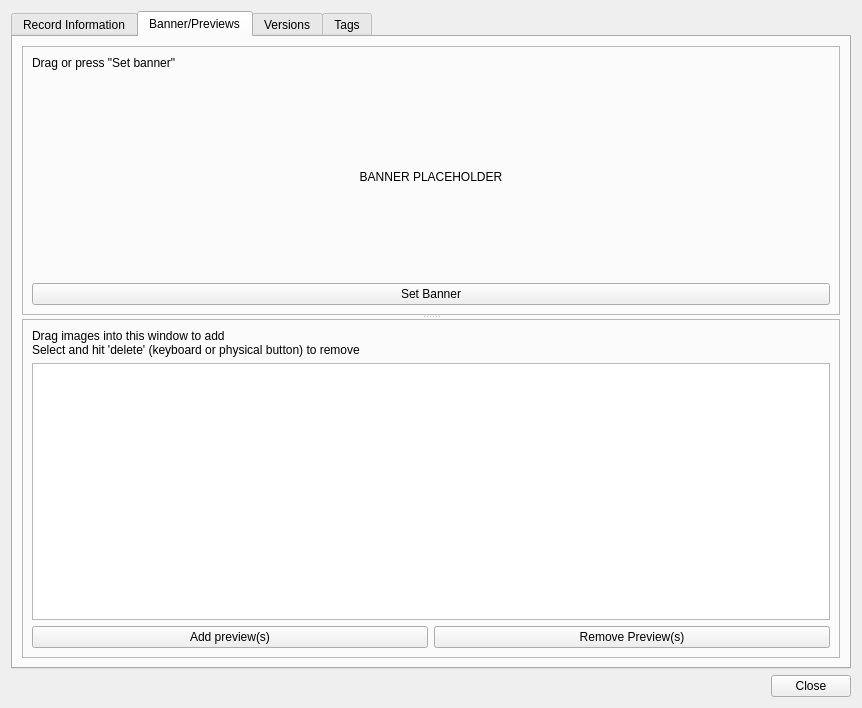
<?xml version="1.0" encoding="UTF-8"?>
<ui version="4.0">
 <class>RecordEditor</class>
 <widget class="QDialog" name="RecordEditor">
  <property name="geometry">
   <rect>
    <x>0</x>
    <y>0</y>
    <width>862</width>
    <height>708</height>
   </rect>
  </property>
  <property name="acceptDrops">
   <bool>true</bool>
  </property>
  <property name="windowTitle">
   <string>RecordEditor</string>
  </property>
  <layout class="QGridLayout" name="gridLayout_5">
   <item row="0" column="0" colspan="2">
    <widget class="QTabWidget" name="tabWidget">
     <property name="currentIndex">
      <number>1</number>
     </property>
     <widget class="QWidget" name="recordTab">
      <attribute name="title">
       <string>Record Information</string>
      </attribute>
      <layout class="QVBoxLayout" name="verticalLayout_4">
       <item>
        <layout class="QVBoxLayout" name="verticalLayout">
         <item>
          <widget class="QFrame" name="frame_4">
           <property name="frameShape">
            <enum>QFrame::StyledPanel</enum>
           </property>
           <property name="frameShadow">
            <enum>QFrame::Raised</enum>
           </property>
           <layout class="QGridLayout" name="gridLayout_3">
            <item row="2" column="1">
             <widget class="QLineEdit" name="engineLineEdit">
              <property name="sizePolicy">
               <sizepolicy hsizetype="Expanding" vsizetype="Fixed">
                <horstretch>0</horstretch>
                <verstretch>0</verstretch>
               </sizepolicy>
              </property>
              <property name="readOnly">
               <bool>true</bool>
              </property>
             </widget>
            </item>
            <item row="0" column="0">
             <widget class="QLabel" name="titleLabel">
              <property name="text">
               <string>Title:</string>
              </property>
             </widget>
            </item>
            <item row="2" column="0">
             <widget class="QLabel" name="engineLabel">
              <property name="text">
               <string>Engine:</string>
              </property>
             </widget>
            </item>
            <item row="1" column="0">
             <widget class="QLabel" name="creatorLabel">
              <property name="text">
               <string>Creator:</string>
              </property>
             </widget>
            </item>
            <item row="1" column="1">
             <widget class="QLineEdit" name="creatorLineEdit">
              <property name="sizePolicy">
               <sizepolicy hsizetype="Expanding" vsizetype="Fixed">
                <horstretch>0</horstretch>
                <verstretch>0</verstretch>
               </sizepolicy>
              </property>
              <property name="readOnly">
               <bool>true</bool>
              </property>
             </widget>
            </item>
            <item row="0" column="1">
             <widget class="QLineEdit" name="titleLineEdit">
              <property name="sizePolicy">
               <sizepolicy hsizetype="Expanding" vsizetype="Fixed">
                <horstretch>0</horstretch>
                <verstretch>0</verstretch>
               </sizepolicy>
              </property>
              <property name="readOnly">
               <bool>true</bool>
              </property>
             </widget>
            </item>
            <item row="0" column="2">
             <widget class="QPushButton" name="btnChangeTitle">
              <property name="text">
               <string>Change Title</string>
              </property>
             </widget>
            </item>
            <item row="1" column="2">
             <widget class="QPushButton" name="btnChangeCreator">
              <property name="text">
               <string>Change Creator</string>
              </property>
             </widget>
            </item>
            <item row="2" column="2">
             <widget class="QPushButton" name="btnChangeEntine">
              <property name="text">
               <string>Change Engine</string>
              </property>
             </widget>
            </item>
           </layout>
          </widget>
         </item>
         <item>
          <widget class="QFrame" name="frame_3">
           <property name="frameShape">
            <enum>QFrame::StyledPanel</enum>
           </property>
           <property name="frameShadow">
            <enum>QFrame::Raised</enum>
           </property>
           <layout class="QVBoxLayout" name="verticalLayout_3">
            <item>
             <widget class="QLabel" name="label">
              <property name="sizePolicy">
               <sizepolicy hsizetype="Preferred" vsizetype="Maximum">
                <horstretch>0</horstretch>
                <verstretch>0</verstretch>
               </sizepolicy>
              </property>
              <property name="text">
               <string>Game Description:</string>
              </property>
             </widget>
            </item>
            <item>
             <widget class="QTextEdit" name="gameText"/>
            </item>
            <item>
             <widget class="QPushButton" name="btnApplyDesc">
              <property name="text">
               <string>Apply Description</string>
              </property>
             </widget>
            </item>
           </layout>
          </widget>
         </item>
        </layout>
       </item>
      </layout>
     </widget>
     <widget class="QWidget" name="imageTab">
      <attribute name="title">
       <string>Banner/Previews</string>
      </attribute>
      <layout class="QVBoxLayout" name="verticalLayout_2">
       <item>
        <widget class="QSplitter" name="splitter">
         <property name="orientation">
          <enum>Qt::Vertical</enum>
         </property>
         <widget class="QFrame" name="frame">
          <property name="frameShape">
           <enum>QFrame::StyledPanel</enum>
          </property>
          <property name="frameShadow">
           <enum>QFrame::Raised</enum>
          </property>
          <layout class="QGridLayout" name="gridLayout_2">
           <item row="2" column="0" colspan="2">
            <widget class="QLabel" name="bannerPreview">
             <property name="sizePolicy">
              <sizepolicy hsizetype="Minimum" vsizetype="Minimum">
               <horstretch>0</horstretch>
               <verstretch>0</verstretch>
              </sizepolicy>
             </property>
             <property name="minimumSize">
              <size>
               <width>0</width>
               <height>150</height>
              </size>
             </property>
             <property name="text">
              <string>BANNER PLACEHOLDER</string>
             </property>
             <property name="scaledContents">
              <bool>false</bool>
             </property>
             <property name="alignment">
              <set>Qt::AlignCenter</set>
             </property>
            </widget>
           </item>
           <item row="0" column="0" colspan="2">
            <widget class="QLabel" name="bannerHelpText">
             <property name="sizePolicy">
              <sizepolicy hsizetype="Preferred" vsizetype="Maximum">
               <horstretch>0</horstretch>
               <verstretch>0</verstretch>
              </sizepolicy>
             </property>
             <property name="text">
              <string>Drag or press &quot;Set banner&quot;</string>
             </property>
            </widget>
           </item>
           <item row="3" column="0" colspan="2">
            <widget class="QPushButton" name="btnSetBanner">
             <property name="text">
              <string>Set Banner</string>
             </property>
            </widget>
           </item>
          </layout>
         </widget>
         <widget class="QFrame" name="frame_2">
          <property name="frameShape">
           <enum>QFrame::StyledPanel</enum>
          </property>
          <property name="frameShadow">
           <enum>QFrame::Raised</enum>
          </property>
          <layout class="QGridLayout" name="gridLayout">
           <item row="2" column="0">
            <widget class="QPushButton" name="btnAddPreviews">
             <property name="text">
              <string>Add preview(s)</string>
             </property>
            </widget>
           </item>
           <item row="2" column="1">
            <widget class="QPushButton" name="btnRemovePreviews">
             <property name="text">
              <string>Remove Preview(s)</string>
             </property>
            </widget>
           </item>
           <item row="0" column="0" colspan="2">
            <widget class="QLabel" name="previewHelpText">
             <property name="text">
              <string>Drag images into this window to add
Select and hit 'delete' (keyboard or physical button) to remove</string>
             </property>
            </widget>
           </item>
           <item row="1" column="0" colspan="2">
            <widget class="ImageView" name="previewList">
             <property name="dragEnabled">
              <bool>true</bool>
             </property>
             <property name="dragDropMode">
              <enum>QAbstractItemView::InternalMove</enum>
             </property>
             <property name="defaultDropAction">
              <enum>Qt::MoveAction</enum>
             </property>
             <property name="selectionMode">
              <enum>QAbstractItemView::ExtendedSelection</enum>
             </property>
             <property name="flow">
              <enum>QListView::LeftToRight</enum>
             </property>
             <property name="isWrapping" stdset="0">
              <bool>true</bool>
             </property>
             <property name="resizeMode">
              <enum>QListView::Adjust</enum>
             </property>
             <property name="uniformItemSizes">
              <bool>true</bool>
             </property>
             <property name="selectionRectVisible">
              <bool>true</bool>
             </property>
            </widget>
           </item>
          </layout>
         </widget>
        </widget>
       </item>
      </layout>
     </widget>
     <widget class="QWidget" name="versionTab">
      <attribute name="title">
       <string>Versions</string>
      </attribute>
      <layout class="QGridLayout" name="gridLayout_4">
       <item row="0" column="3" colspan="2">
        <widget class="VersionView" name="activeVersion" native="true"/>
       </item>
       <item row="2" column="0">
        <widget class="QPushButton" name="btnDeleteVersion">
         <property name="text">
          <string>Delete Version</string>
         </property>
        </widget>
       </item>
       <item row="2" column="1">
        <widget class="QPushButton" name="btnAddVersion">
         <property name="text">
          <string>Add version</string>
         </property>
        </widget>
       </item>
       <item row="2" column="3">
        <spacer name="horizontalSpacer">
         <property name="orientation">
          <enum>Qt::Horizontal</enum>
         </property>
         <property name="sizeHint" stdset="0">
          <size>
           <width>40</width>
           <height>20</height>
          </size>
         </property>
        </spacer>
       </item>
       <item row="0" column="0" colspan="2">
        <widget class="QListWidget" name="versionList">
         <property name="minimumSize">
          <size>
           <width>200</width>
           <height>0</height>
          </size>
         </property>
         <property name="maximumSize">
          <size>
           <width>200</width>
           <height>16777215</height>
          </size>
         </property>
        </widget>
       </item>
      </layout>
     </widget>
     <widget class="QWidget" name="tagTab">
      <attribute name="title">
       <string>Tags</string>
      </attribute>
      <layout class="QGridLayout" name="gridLayout_6">
       <item row="1" column="0" rowspan="3">
        <widget class="QListWidget" name="processedTagsList"/>
       </item>
       <item row="3" column="1">
        <widget class="QLineEdit" name="tagEdit"/>
       </item>
       <item row="0" column="0">
        <widget class="QLabel" name="label_3">
         <property name="sizePolicy">
          <sizepolicy hsizetype="Preferred" vsizetype="Maximum">
           <horstretch>0</horstretch>
           <verstretch>0</verstretch>
          </sizepolicy>
         </property>
         <property name="text">
          <string>Full tags</string>
         </property>
        </widget>
       </item>
       <item row="0" column="1">
        <widget class="QLabel" name="label_2">
         <property name="sizePolicy">
          <sizepolicy hsizetype="Preferred" vsizetype="Maximum">
           <horstretch>0</horstretch>
           <verstretch>0</verstretch>
          </sizepolicy>
         </property>
         <property name="text">
          <string>User tags</string>
         </property>
        </widget>
       </item>
       <item row="1" column="1" rowspan="2">
        <widget class="QListWidget" name="userTagsList"/>
       </item>
      </layout>
     </widget>
    </widget>
   </item>
   <item row="3" column="1">
    <widget class="QPushButton" name="btnClose">
     <property name="text">
      <string>Close</string>
     </property>
    </widget>
   </item>
   <item row="3" column="0">
    <spacer name="horizontalSpacer_2">
     <property name="orientation">
      <enum>Qt::Horizontal</enum>
     </property>
     <property name="sizeHint" stdset="0">
      <size>
       <width>40</width>
       <height>20</height>
      </size>
     </property>
    </spacer>
   </item>
  </layout>
 </widget>
 <customwidgets>
  <customwidget>
   <class>ImageView</class>
   <extends>QListView</extends>
   <header>ui/views/ImageView.hpp</header>
  </customwidget>
  <customwidget>
   <class>VersionView</class>
   <extends>QWidget</extends>
   <header>ui/views/VersionView.hpp</header>
   <container>1</container>
  </customwidget>
 </customwidgets>
 <resources/>
 <connections/>
</ui>
